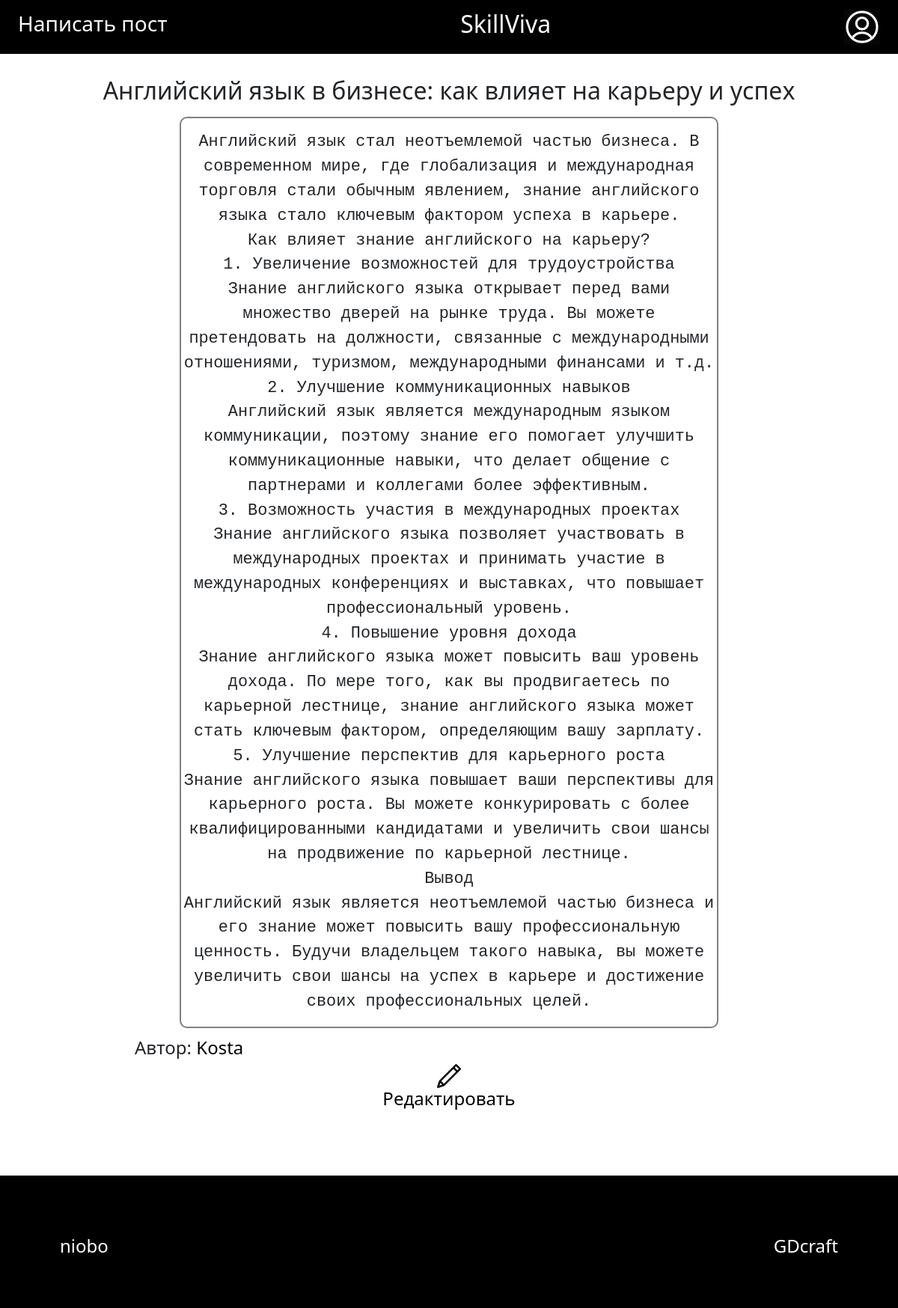
Page /posts/46 (signed in) on the committed database.
### code/data/posts.py (models this page shows)
class Post(SqlAlchemyBase, SerializerMixin):
    __tablename__ = 'posts'
    id = sqlalchemy.Column(sqlalchemy.Integer,
                           primary_key=True, autoincrement=True)
    user = orm.relationship('User', lazy='subquery')
    user_id = sqlalchemy.Column(sqlalchemy.Integer,
                                sqlalchemy.ForeignKey('users.id'))
    published = sqlalchemy.Column(sqlalchemy.DateTime, default=datetime.datetime.now)
    heading = sqlalchemy.Column(sqlalchemy.String, nullable=False)
    content = sqlalchemy.Column(sqlalchemy.String, nullable=False)
    category_id = sqlalchemy.Column(sqlalchemy.Integer,
                                 sqlalchemy.ForeignKey('categories.id'))
    serialize_rules =  ('-user',)

### code/data/users.py (models this page shows, shortened)
class User(SqlAlchemyBase, UserMixin):
    __tablename__ = "users"
    id = sqlalchemy.Column(sqlalchemy.Integer,
                           primary_key=True, autoincrement=True)
    nickname = sqlalchemy.Column(sqlalchemy.String, unique=True, nullable=False)
    email = sqlalchemy.Column(sqlalchemy.String, unique=True, nullable=True)
    hashed_password = sqlalchemy.Column(sqlalchemy.String, nullable=True)
    posts = orm.relationship("Post", back_populates="user")

### code/server.py (the view)
@app.route('/posts/<int:id>')
def post_detail(id):
    db_sess = db_session.create_session()
    post = db_sess.get(Post, id)
    if not post:
        return render_template('404.html', title='404')
    return render_template('post_detail.html',
                           title=post.heading,
                           post=post)

### code/data/db_session.py (called while the page is built)
def create_session() -> Session:
    global __factory
    return __factory()

### code/server.py (called while the page is built)
@login_manager.user_loader
def load_user(id):
    db_sess = db_session.create_session()
    return db_sess.get(User, id)

### code/templates/post_detail.html
{% extends 'base.html' %}
{% block css %}
<link href="{{ url_for('static', filename='css/post_detail.css') }}" rel="stylesheet">
{% endblock %}
{% block right_button %}
    <div class="right_buttons">
        <h3>
            <a href="/new_post" class="head_link">
                Написать пост
            </a>
        </h3>
    </div>
{% endblock %}
{% block left_button %}
    <div class="left_buttons">
        {% if current_user.nickname %}
            <a href="/profile/{{ current_user.nickname }}">
                <img src="../static/img/img_profile.png" alt="Что-то пошло не так(" class="img_profile">
            </a>
        {% else %}
            <h3>
                <a href="/registrate" class="head_link">
                    Регистрация
                </a>
            </h3>
        {% endif %}
    </div>
{% endblock %}
{% block content %}
    <div class="post-detail">
        <div class="post_title">
            <h2>{{ post.heading }}</h2>
        </div>
        <div class="post_content">
            <p>
                <pre>{{ post.content}}</pre>
            </p>
        </div>
        <div class="post_author">
            <h4>
                    Автор: <a href="/profile/{{ post.user.nickname }}" class="link">{{ post.user.nickname }}</a>
            </h4>
        </div>
        <div class="text-center">
            {% if post.user.id == current_user.id %}
                <img src="../static/img/edit.png">
                <h4>
                    <a href="/edit_post/{{ post.id }}" class="link">
                        Редактировать
                    </a>
                </h4>
            {% endif %}
        </div>
    </div>
{% endblock %}

### code/static/css/main_style.css (style rules this page uses)
html, body { height: 100%; }
.left_buttons { margin-right: 2%; }
.right_buttons { margin-left: 2%; }
.head_link { text-decoration: none; color: white; transition: .3s; background: linear-gradient(to right, white, white, white, white); background-size: 0 3px; background-position: 0 100%; background-repeat: no-repeat; }
.link { text-decoration: none; color: black; transition: .3s; background: linear-gradient(to right, black, black, black, black); background-size: 0 3px; background-position: 0 100%; background-repeat: no-repeat; }

### code/static/css/post_detail.css (style rules this page uses)
.post_title { padding-bottom: 8px; text-align: center; }
.post_content { margin-top: 1%; width: 60%; margin: 0 auto; text-align: center; font-size: 25px; border: 2px solid gray; border-radius: 10px; }
pre { white-space: pre-wrap; white-space: -moz-pre-wrap; white-space: -pre-wrap; white-space: -o-pre-wrap; word-wrap: break-word; }
.post_author { margin-left: 15%; margin-top: 1%; }

### rows in the picture
Post: heading "Английский язык в бизнесе: как влияет на карьеру и успех", content "Английский язык стал неотъемлемой частью бизнеса. В современном мире, где глобализация и международная торговля стали обычным явлением, знание английского языка стало ключевым фактором успеха в карьере. Как влияет знание английского на карьеру? 1. Увеличение возможностей для трудоустройства Знание английского языка открывает перед вами множество дверей на рынке труда. Вы можете претендовать на должности, связанные с международными отношениями, туризмом, международными финансами и т.д. 2. Улучшение коммуникационных навыков Английский язык является международным языком коммуникации, поэтому знание его помогает улучшить коммуникационные навыки, что делает общение с партнерами и коллегами более…"
User: user.nickname "Kosta"
